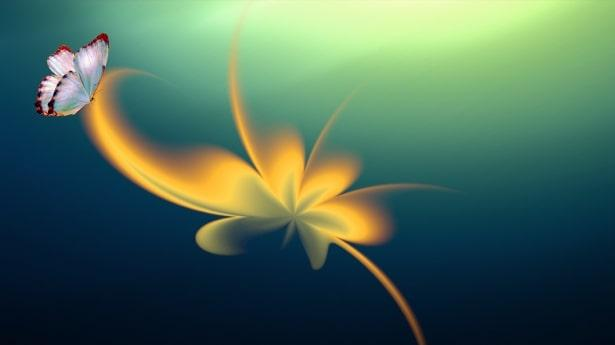
#> input picture testImage.jpg, 615 x 345 px
$ jupyter execute Test.ipynb
#> lines starting #> are read from the running program, lines starting #| are printed output that depends on the picture
[cell 1]
from PIL import Image
import numpy as np

[cell 2]
img = Image.open("testImage.jpg")
#> img is the input picture: PIL image 615x345 RGB; mean R, G, B 74.6, 106, 88.6
img = np.array(img)
img = img.transpose(2, 0, 1)
img[0][0:150] = np.zeros((150, 615))
img[1][0:150] = np.zeros((150, 615))
img[2][0:150] = np.zeros((150, 615))
img = img.transpose(1, 2, 0)
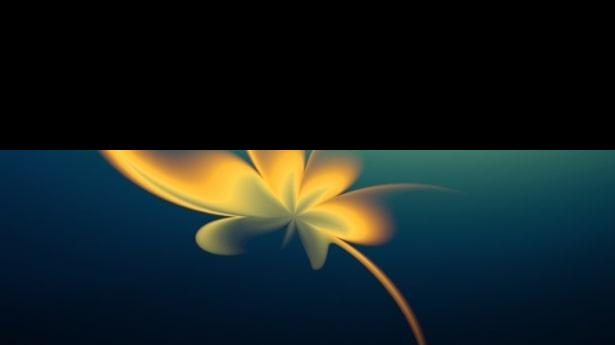
#> img: shape (345, 615, 3); mean R, G, B 21.9, 33.3, 33.8
encimg = Image.fromarray(img)
encimg.save("encImage.jpg")
print(img.shape)
#| (345, 615, 3)
